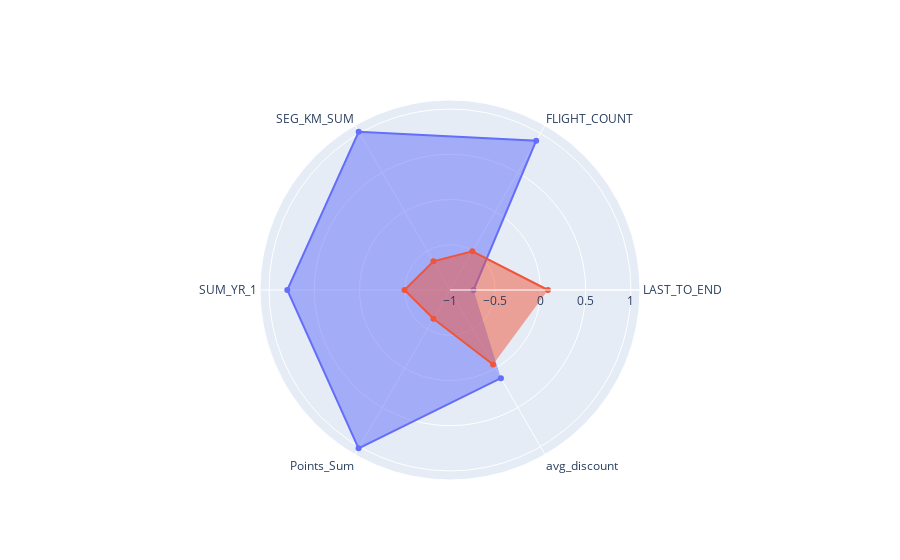

Write notebook code for a chart like this one.
### Code cell
df_radar = [
    go.Scatterpolar(
        r = [-0.739879, 0.904794, 1.018871, 0.798375, 1.020867, 0.125809],
        theta = ['LAST_TO_END', 'FLIGHT_COUNT', 'SEG_KM_SUM', 'SUM_YR_1', 'Points_Sum', 'avg_discount'],
        fill = 'toself',
        name = '0'
    ),
    go.Scatterpolar(
        r = [0.082536, -0.506173, -0.633610, -0.497232, -0.633286, -0.048955],
        theta = ['LAST_TO_END', 'FLIGHT_COUNT', 'SEG_KM_SUM', 'SUM_YR_1', 'Points_Sum', 'avg_discount'],
        fill = 'toself',
        name = '1'
    )
]

layout = go.Layout(
    polar = dict(
        radialaxis = dict(
            visible = True,
            range = [-1, 1.1]
        )
    ),
    showlegend = False
)

fig = go.Figure(data=df_radar, layout=layout)
fig.show()

### Figure 1 — Plotly figure (JSON) as saved in the notebook; plotly's stock layout.template omitted (floating-point values rounded to 4 significant figures)
{"data": [{"fill": "toself", "name": "0", "r": [-0.7399, 0.9048, 1.019, 0.7984, 1.021, 0.1258], "theta": ["LAST_TO_END", "FLIGHT_COUNT", "SEG_KM_SUM", "SUM_YR_1", "Points_Sum", "avg_discount"], "type": "scatterpolar"}, {"fill": "toself", "name": "1", "r": [0.08254, -0.5062, -0.6336, -0.4972, -0.6333, -0.04895], "theta": ["LAST_TO_END", "FLIGHT_COUNT", "SEG_KM_SUM", "SUM_YR_1", "Points_Sum", "avg_discount"], "type": "scatterpolar"}], "layout": {"autosize": true, "polar": {"angularaxis": {"type": "category"}, "radialaxis": {"autorange": false, "range": [-1, 1.1], "type": "linear", "visible": true}}, "showlegend": false}}
